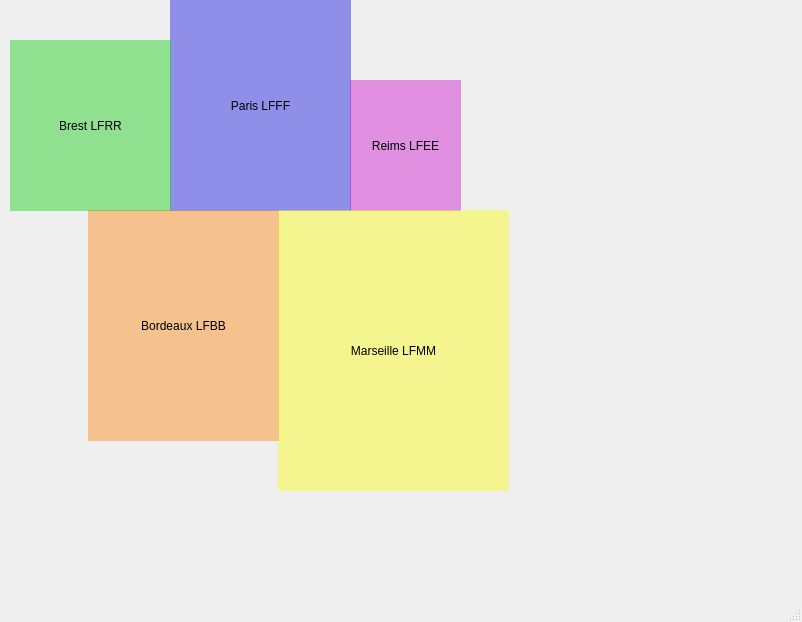
<?xml version="1.0" encoding="UTF-8"?>
<ui version="4.0">
 <class>MainWindow</class>
 <widget class="QMainWindow" name="MainWindow">
  <property name="geometry">
   <rect>
    <x>0</x>
    <y>0</y>
    <width>802</width>
    <height>622</height>
   </rect>
  </property>
  <property name="acceptDrops">
   <bool>false</bool>
  </property>
  <property name="windowTitle">
   <string>MainWindow</string>
  </property>
  <property name="animated">
   <bool>false</bool>
  </property>
  <widget class="QWidget" name="centralwidget">
   <widget class="QLabel" name="label">
    <property name="geometry">
     <rect>
      <x>0</x>
      <y>0</y>
      <width>511</width>
      <height>491</height>
     </rect>
    </property>
    <property name="text">
     <string/>
    </property>
    <property name="pixmap">
     <pixmap>image/carte_france_test.png</pixmap>
    </property>
    <property name="scaledContents">
     <bool>true</bool>
    </property>
    <property name="wordWrap">
     <bool>false</bool>
    </property>
   </widget>
   <widget class="QPushButton" name="pushButton">
    <property name="geometry">
     <rect>
      <x>170</x>
      <y>0</y>
      <width>181</width>
      <height>211</height>
     </rect>
    </property>
    <property name="styleSheet">
     <string notr="true">QPushButton {
    background-color: rgba(0, 0, 225, 0.4);
    border: none;
}

QPushButton:hover {
    background-color: rgba(0, 0, 200, 40);
}
QPushButton:pressed {
    background-color: rgba(0, 0, 200, 180); /* Clic */
}</string>
    </property>
    <property name="text">
     <string>Paris LFFF</string>
    </property>
   </widget>
   <widget class="QPushButton" name="pushButton_2">
    <property name="geometry">
     <rect>
      <x>350</x>
      <y>80</y>
      <width>111</width>
      <height>131</height>
     </rect>
    </property>
    <property name="styleSheet">
     <string notr="true">QPushButton {
    background-color: rgba(204, 0, 204, 0.4);
    border: none;
}

QPushButton:hover {
    background-color: rgba(200, 0, 200, 40);
}
QPushButton:pressed {
    background-color: rgba(200, 0, 200, 180); /* Clic */
}</string>
    </property>
    <property name="text">
     <string>Reims LFEE</string>
    </property>
   </widget>
   <widget class="QPushButton" name="pushButton_3">
    <property name="geometry">
     <rect>
      <x>278</x>
      <y>210</y>
      <width>231</width>
      <height>281</height>
     </rect>
    </property>
    <property name="styleSheet">
     <string notr="true">QPushButton {
    background-color: rgba(255, 255, 0, 0.4);
    border: none;
}

QPushButton:hover {
    background-color: rgba(252, 252, 0, 40);
}
QPushButton:pressed {
    background-color: rgba(255, 252, 0, 180); /* Clic */
}</string>
    </property>
    <property name="text">
     <string>Marseille LFMM</string>
    </property>
   </widget>
   <widget class="QPushButton" name="pushButton_4">
    <property name="geometry">
     <rect>
      <x>88</x>
      <y>210</y>
      <width>191</width>
      <height>231</height>
     </rect>
    </property>
    <property name="styleSheet">
     <string notr="true">QPushButton {
    background-color: rgba(255, 128, 0, 0.4);
    border: none;
}

QPushButton:hover {
    background-color: rgba(252, 125, 0, 40);
}
QPushButton:pressed {
    background-color: rgba(252, 125, 0, 180); /* Clic */
}</string>
    </property>
    <property name="text">
     <string>Bordeaux LFBB</string>
    </property>
   </widget>
   <widget class="QPushButton" name="pushButton_5">
    <property name="geometry">
     <rect>
      <x>10</x>
      <y>40</y>
      <width>161</width>
      <height>171</height>
     </rect>
    </property>
    <property name="styleSheet">
     <string notr="true">QPushButton {
    background-color: rgba(0, 204, 0, 0.4);  /* Normal */
    border: none;
}

QPushButton:hover {
    background-color: rgba(0, 200, 0, 100); /* Survol */
}

QPushButton:pressed {
    background-color: rgba(0, 205, 0, 180); /* Clic */
}</string>
    </property>
    <property name="text">
     <string>Brest LFRR</string>
    </property>
   </widget>
  </widget>
  <widget class="QMenuBar" name="menubar">
   <property name="geometry">
    <rect>
     <x>0</x>
     <y>0</y>
     <width>802</width>
     <height>33</height>
    </rect>
   </property>
  </widget>
  <widget class="QStatusBar" name="statusbar"/>
 </widget>
 <resources/>
 <connections/>
</ui>
